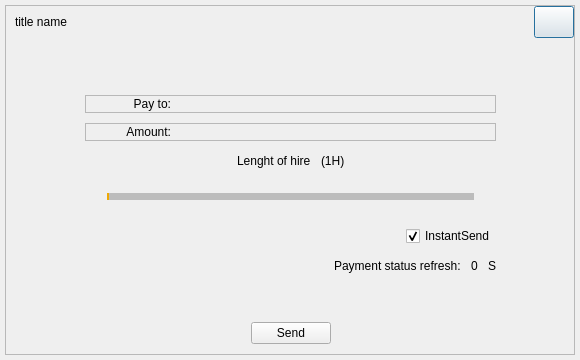
<?xml version="1.0" encoding="UTF-8"?>
<ui version="4.0">
 <class>SimpleSendcoinDlg</class>
 <widget class="QDialog" name="SimpleSendcoinDlg">
  <property name="geometry">
   <rect>
    <x>0</x>
    <y>0</y>
    <width>580</width>
    <height>360</height>
   </rect>
  </property>
  <property name="windowTitle">
   <string>Dialog</string>
  </property>
  <layout class="QGridLayout" name="gridLayout_2">
   <property name="leftMargin">
    <number>5</number>
   </property>
   <property name="topMargin">
    <number>5</number>
   </property>
   <property name="rightMargin">
    <number>5</number>
   </property>
   <property name="bottomMargin">
    <number>5</number>
   </property>
   <item row="0" column="0">
    <widget class="QWidget" name="centerWin" native="true">
     <layout class="QGridLayout" name="gridLayout_3">
      <property name="leftMargin">
       <number>0</number>
      </property>
      <property name="topMargin">
       <number>0</number>
      </property>
      <property name="rightMargin">
       <number>0</number>
      </property>
      <property name="bottomMargin">
       <number>0</number>
      </property>
      <item row="0" column="0">
       <widget class="QFrame" name="mainframe">
        <property name="styleSheet">
         <string notr="true"/>
        </property>
        <property name="frameShape">
         <enum>QFrame::StyledPanel</enum>
        </property>
        <property name="frameShadow">
         <enum>QFrame::Raised</enum>
        </property>
        <layout class="QVBoxLayout" name="verticalLayout" stretch="1,10">
         <property name="leftMargin">
          <number>0</number>
         </property>
         <property name="topMargin">
          <number>0</number>
         </property>
         <property name="rightMargin">
          <number>0</number>
         </property>
         <property name="bottomMargin">
          <number>0</number>
         </property>
         <item>
          <layout class="QHBoxLayout" name="horizontalLayout_2">
           <property name="leftMargin">
            <number>9</number>
           </property>
           <item>
            <widget class="QLabel" name="label_titlename">
             <property name="text">
              <string>title name</string>
             </property>
            </widget>
           </item>
           <item>
            <spacer name="horizontalSpacer_6">
             <property name="orientation">
              <enum>Qt::Horizontal</enum>
             </property>
             <property name="sizeHint" stdset="0">
              <size>
               <width>40</width>
               <height>20</height>
              </size>
             </property>
            </spacer>
           </item>
           <item>
            <widget class="QPushButton" name="cancelButton">
             <property name="minimumSize">
              <size>
               <width>32</width>
               <height>32</height>
              </size>
             </property>
             <property name="maximumSize">
              <size>
               <width>16777215</width>
               <height>16777215</height>
              </size>
             </property>
             <property name="styleSheet">
              <string notr="true"/>
             </property>
             <property name="text">
              <string/>
             </property>
            </widget>
           </item>
          </layout>
         </item>
         <item>
          <layout class="QGridLayout" name="gridLayout" rowstretch="0,0,0,0" columnstretch="1,6,1">
           <property name="leftMargin">
            <number>10</number>
           </property>
           <property name="topMargin">
            <number>10</number>
           </property>
           <property name="rightMargin">
            <number>10</number>
           </property>
           <property name="bottomMargin">
            <number>10</number>
           </property>
           <property name="horizontalSpacing">
            <number>7</number>
           </property>
           <item row="2" column="1">
            <spacer name="verticalSpacer_2">
             <property name="orientation">
              <enum>Qt::Vertical</enum>
             </property>
             <property name="sizeHint" stdset="0">
              <size>
               <width>20</width>
               <height>41</height>
              </size>
             </property>
            </spacer>
           </item>
           <item row="0" column="1">
            <spacer name="verticalSpacer">
             <property name="orientation">
              <enum>Qt::Vertical</enum>
             </property>
             <property name="sizeHint" stdset="0">
              <size>
               <width>20</width>
               <height>42</height>
              </size>
             </property>
            </spacer>
           </item>
           <item row="1" column="2">
            <spacer name="horizontalSpacer">
             <property name="orientation">
              <enum>Qt::Horizontal</enum>
             </property>
             <property name="sizeHint" stdset="0">
              <size>
               <width>129</width>
               <height>20</height>
              </size>
             </property>
            </spacer>
           </item>
           <item row="1" column="0">
            <spacer name="horizontalSpacer_3">
             <property name="orientation">
              <enum>Qt::Horizontal</enum>
             </property>
             <property name="sizeHint" stdset="0">
              <size>
               <width>129</width>
               <height>20</height>
              </size>
             </property>
            </spacer>
           </item>
           <item row="1" column="1">
            <layout class="QVBoxLayout" name="verticalLayout_16">
             <property name="spacing">
              <number>10</number>
             </property>
             <item>
              <widget class="QFrame" name="frame_8">
               <property name="sizePolicy">
                <sizepolicy hsizetype="Expanding" vsizetype="Fixed">
                 <horstretch>0</horstretch>
                 <verstretch>0</verstretch>
                </sizepolicy>
               </property>
               <property name="minimumSize">
                <size>
                 <width>250</width>
                 <height>0</height>
                </size>
               </property>
               <property name="maximumSize">
                <size>
                 <width>16777215</width>
                 <height>16777215</height>
                </size>
               </property>
               <property name="frameShape">
                <enum>QFrame::StyledPanel</enum>
               </property>
               <property name="frameShadow">
                <enum>QFrame::Raised</enum>
               </property>
               <layout class="QHBoxLayout" name="horizontalLayout_19">
                <property name="leftMargin">
                 <number>5</number>
                </property>
                <property name="topMargin">
                 <number>0</number>
                </property>
                <property name="rightMargin">
                 <number>0</number>
                </property>
                <property name="bottomMargin">
                 <number>0</number>
                </property>
                <item>
                 <widget class="QLabel" name="label_payTo">
                  <property name="minimumSize">
                   <size>
                    <width>80</width>
                    <height>0</height>
                   </size>
                  </property>
                  <property name="text">
                   <string>Pay to:</string>
                  </property>
                  <property name="alignment">
                   <set>Qt::AlignRight|Qt::AlignTrailing|Qt::AlignVCenter</set>
                  </property>
                 </widget>
                </item>
                <item>
                 <widget class="QValidatedLineEdit" name="payTo">
                  <property name="sizePolicy">
                   <sizepolicy hsizetype="Expanding" vsizetype="Expanding">
                    <horstretch>0</horstretch>
                    <verstretch>0</verstretch>
                   </sizepolicy>
                  </property>
                  <property name="styleSheet">
                   <string notr="true">border:hidden;
background-color: rgba(255, 255, 255,0);</string>
                  </property>
                  <property name="readOnly">
                   <bool>true</bool>
                  </property>
                 </widget>
                </item>
               </layout>
              </widget>
             </item>
             <item>
              <widget class="QFrame" name="frame_9">
               <property name="sizePolicy">
                <sizepolicy hsizetype="Expanding" vsizetype="Fixed">
                 <horstretch>0</horstretch>
                 <verstretch>0</verstretch>
                </sizepolicy>
               </property>
               <property name="minimumSize">
                <size>
                 <width>250</width>
                 <height>0</height>
                </size>
               </property>
               <property name="frameShape">
                <enum>QFrame::StyledPanel</enum>
               </property>
               <property name="frameShadow">
                <enum>QFrame::Raised</enum>
               </property>
               <layout class="QHBoxLayout" name="horizontalLayout_20">
                <property name="leftMargin">
                 <number>5</number>
                </property>
                <property name="topMargin">
                 <number>0</number>
                </property>
                <property name="rightMargin">
                 <number>0</number>
                </property>
                <property name="bottomMargin">
                 <number>0</number>
                </property>
                <item>
                 <widget class="QLabel" name="label_amount">
                  <property name="minimumSize">
                   <size>
                    <width>80</width>
                    <height>0</height>
                   </size>
                  </property>
                  <property name="text">
                   <string>Amount:</string>
                  </property>
                  <property name="alignment">
                   <set>Qt::AlignRight|Qt::AlignTrailing|Qt::AlignVCenter</set>
                  </property>
                 </widget>
                </item>
                <item>
                 <widget class="MassGridAmountField" name="payAmount">
                  <property name="sizePolicy">
                   <sizepolicy hsizetype="Expanding" vsizetype="Expanding">
                    <horstretch>0</horstretch>
                    <verstretch>0</verstretch>
                   </sizepolicy>
                  </property>
                  <property name="styleSheet">
                   <string notr="true">border:hidden;
background-color: rgba(255, 255, 255,0);</string>
                  </property>
                 </widget>
                </item>
               </layout>
              </widget>
             </item>
             <item>
              <widget class="QFrame" name="frame">
               <property name="minimumSize">
                <size>
                 <width>0</width>
                 <height>0</height>
                </size>
               </property>
               <property name="styleSheet">
                <string notr="true">QFrame#frame{
border:hidden;
}</string>
               </property>
               <property name="frameShape">
                <enum>QFrame::StyledPanel</enum>
               </property>
               <property name="frameShadow">
                <enum>QFrame::Raised</enum>
               </property>
               <layout class="QVBoxLayout" name="verticalLayout_19">
                <property name="spacing">
                 <number>10</number>
                </property>
                <property name="leftMargin">
                 <number>10</number>
                </property>
                <property name="topMargin">
                 <number>0</number>
                </property>
                <property name="rightMargin">
                 <number>10</number>
                </property>
                <property name="bottomMargin">
                 <number>5</number>
                </property>
                <item>
                 <layout class="QHBoxLayout" name="horizontalLayout_8">
                  <item>
                   <spacer name="horizontalSpacer_28">
                    <property name="orientation">
                     <enum>Qt::Horizontal</enum>
                    </property>
                    <property name="sizeHint" stdset="0">
                     <size>
                      <width>40</width>
                      <height>20</height>
                     </size>
                    </property>
                   </spacer>
                  </item>
                  <item>
                   <widget class="QLabel" name="label_11">
                    <property name="text">
                     <string>Lenght of hire</string>
                    </property>
                   </widget>
                  </item>
                  <item>
                   <widget class="QLabel" name="label_hireTime">
                    <property name="text">
                     <string>(1H)</string>
                    </property>
                   </widget>
                  </item>
                  <item>
                   <spacer name="horizontalSpacer_29">
                    <property name="orientation">
                     <enum>Qt::Horizontal</enum>
                    </property>
                    <property name="sizeHint" stdset="0">
                     <size>
                      <width>40</width>
                      <height>20</height>
                     </size>
                    </property>
                   </spacer>
                  </item>
                 </layout>
                </item>
                <item>
                 <widget class="QSlider" name="horizontalSlider">
                  <property name="minimumSize">
                   <size>
                    <width>0</width>
                    <height>30</height>
                   </size>
                  </property>
                  <property name="styleSheet">
                   <string notr="true">QSlider{
border-color: #bcbcbc;
}
QSlider::groove:horizontal {                                
     border: 1px solid #999999;                             
     height: 5px;                                           
    margin: 0px 0;                                         
     left: 12px; right: 12px; 
 }
QSlider::handle:horizontal {                               
     border: 0px ;                           
	border-image: url(:/res/pic/sliderBtn.png);
     width: 50px; 
     height: 50px;   
     margin: -20px -20px -20px -20px;                                                                                                                  
} 
QSlider::add-page:horizontal{
background: qlineargradient(spread:pad, x1:0, y1:1, x2:0, y2:0, stop:0 #bcbcbc, stop:0.25 #bcbcbc, stop:0.5 #bcbcbc, stop:1 #bcbcbc); 

}
QSlider::sub-page:horizontal{                               
	background-color: rgb(238, 169, 4);
}</string>
                  </property>
                  <property name="minimum">
                   <number>1</number>
                  </property>
                  <property name="maximum">
                   <number>10</number>
                  </property>
                  <property name="orientation">
                   <enum>Qt::Horizontal</enum>
                  </property>
                 </widget>
                </item>
               </layout>
              </widget>
             </item>
             <item>
              <layout class="QHBoxLayout" name="horizontalLayout_21">
               <item>
                <spacer name="horizontalSpacer_17">
                 <property name="orientation">
                  <enum>Qt::Horizontal</enum>
                 </property>
                 <property name="sizeHint" stdset="0">
                  <size>
                   <width>40</width>
                   <height>20</height>
                  </size>
                 </property>
                </spacer>
               </item>
               <item>
                <widget class="QCheckBox" name="checkUseInstantSend">
                 <property name="text">
                  <string>InstantSend</string>
                 </property>
                 <property name="checked">
                  <bool>true</bool>
                 </property>
                </widget>
               </item>
              </layout>
             </item>
             <item>
              <layout class="QHBoxLayout" name="horizontalLayout_6">
               <item>
                <spacer name="horizontalSpacer_2">
                 <property name="orientation">
                  <enum>Qt::Horizontal</enum>
                 </property>
                 <property name="sizeHint" stdset="0">
                  <size>
                   <width>40</width>
                   <height>20</height>
                  </size>
                 </property>
                </spacer>
               </item>
               <item>
                <widget class="QLabel" name="label_7">
                 <property name="text">
                  <string>Payment status refresh:</string>
                 </property>
                </widget>
               </item>
               <item>
                <layout class="QHBoxLayout" name="horizontalLayout_4">
                 <item>
                  <widget class="QLabel" name="label_refreshPayStatus">
                   <property name="text">
                    <string>0</string>
                   </property>
                  </widget>
                 </item>
                 <item>
                  <widget class="QLabel" name="label_9">
                   <property name="text">
                    <string>S</string>
                   </property>
                  </widget>
                 </item>
                </layout>
               </item>
              </layout>
             </item>
            </layout>
           </item>
           <item row="3" column="1">
            <layout class="QHBoxLayout" name="horizontalLayout">
             <property name="leftMargin">
              <number>0</number>
             </property>
             <property name="topMargin">
              <number>0</number>
             </property>
             <property name="rightMargin">
              <number>0</number>
             </property>
             <property name="bottomMargin">
              <number>0</number>
             </property>
             <item>
              <spacer name="horizontalSpacer_4">
               <property name="orientation">
                <enum>Qt::Horizontal</enum>
               </property>
               <property name="sizeHint" stdset="0">
                <size>
                 <width>40</width>
                 <height>20</height>
                </size>
               </property>
              </spacer>
             </item>
             <item>
              <widget class="QPushButton" name="pBtn_sendCoin">
               <property name="sizePolicy">
                <sizepolicy hsizetype="Minimum" vsizetype="Minimum">
                 <horstretch>0</horstretch>
                 <verstretch>0</verstretch>
                </sizepolicy>
               </property>
               <property name="text">
                <string>Send</string>
               </property>
              </widget>
             </item>
             <item>
              <spacer name="horizontalSpacer_5">
               <property name="orientation">
                <enum>Qt::Horizontal</enum>
               </property>
               <property name="sizeHint" stdset="0">
                <size>
                 <width>40</width>
                 <height>20</height>
                </size>
               </property>
              </spacer>
             </item>
            </layout>
           </item>
          </layout>
         </item>
        </layout>
       </widget>
      </item>
     </layout>
    </widget>
   </item>
  </layout>
 </widget>
 <customwidgets>
  <customwidget>
   <class>MassGridAmountField</class>
   <extends>QLineEdit</extends>
   <header>massgridamountfield.h</header>
   <container>1</container>
  </customwidget>
  <customwidget>
   <class>QValidatedLineEdit</class>
   <extends>QLineEdit</extends>
   <header>qvalidatedlineedit.h</header>
  </customwidget>
 </customwidgets>
 <resources/>
 <connections/>
</ui>
